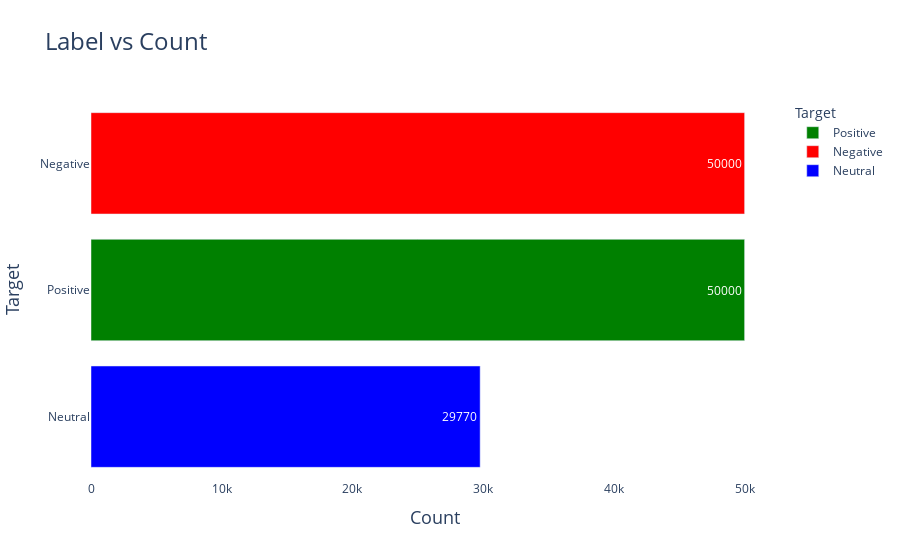

The notebook cell saved with this chart:
### Code cell
# Calculate the distribution of the 'target' column and reset the index to create a DataFrame
vc = df['target'].value_counts().reset_index()
vc.columns = ['target', 'count']  # Rename the columns for clarity

# Create a horizontal bar plot using Plotly to visualize the distribution
fig = px.bar(
    vc,
    x='count',  # Set the x-axis to represent the count of each target label
    y='target',  # Set the y-axis to represent the target labels
    orientation='h',  # Specify a horizontal orientation for the bar chart
    title='Label vs Count',  # Title of the plot
    labels={'count': 'Count', 'target': 'Target'},  # Labels for the axes
    text='count',  # Display the count value on each bar
    color='target',  # Color the bars based on the target label
    color_discrete_map={'Positive': 'green', 'Negative': 'red', 'Neutral': 'blue'}  # Assign specific colors to each target label
)

# Update the layout of the plot for enhanced readability
fig.update_layout(
    title_font_size=24,  # Set the font size for the plot title
    xaxis_title_font_size=18,  # Set the font size for the x-axis title
    yaxis_title_font_size=18,  # Set the font size for the y-axis title
    yaxis={'categoryorder': 'total ascending'},  # Order the y-axis categories by count in ascending order
    bargap=0.2,  # Set the gap between bars
    plot_bgcolor='rgba(0,0,0,0)'  # Set the plot background color to transparent
)

# Display the finalized plot
fig.show()

### Figure 1 — Plotly figure (JSON) as saved in the notebook; plotly's stock layout.template omitted (floating-point values rounded to 4 significant figures)
{"data": [{"alignmentgroup": "True", "hovertemplate": "Target=%{y}<br>Count=%{text}<extra></extra>", "legendgroup": "Positive", "marker": {"color": "green", "pattern": {"shape": ""}}, "name": "Positive", "offsetgroup": "Positive", "orientation": "h", "showlegend": true, "text": [50000], "textposition": "auto", "type": "bar", "x": [50000], "xaxis": "x", "y": ["Positive"], "yaxis": "y"}, {"alignmentgroup": "True", "hovertemplate": "Target=%{y}<br>Count=%{text}<extra></extra>", "legendgroup": "Negative", "marker": {"color": "red", "pattern": {"shape": ""}}, "name": "Negative", "offsetgroup": "Negative", "orientation": "h", "showlegend": true, "text": [50000], "textposition": "auto", "type": "bar", "x": [50000], "xaxis": "x", "y": ["Negative"], "yaxis": "y"}, {"alignmentgroup": "True", "hovertemplate": "Target=%{y}<br>Count=%{text}<extra></extra>", "legendgroup": "Neutral", "marker": {"color": "blue", "pattern": {"shape": ""}}, "name": "Neutral", "offsetgroup": "Neutral", "orientation": "h", "showlegend": true, "text": [29770], "textposition": "auto", "type": "bar", "x": [29770], "xaxis": "x", "y": ["Neutral"], "yaxis": "y"}], "layout": {"bargap": 0.2, "barmode": "relative", "legend": {"title": {"text": "Target"}, "tracegroupgap": 0}, "plot_bgcolor": "rgba(0,0,0,0)", "title": {"font": {"size": 24}, "text": "Label vs Count"}, "xaxis": {"anchor": "y", "domain": [0, 1], "title": {"font": {"size": 18}, "text": "Count"}}, "yaxis": {"anchor": "x", "categoryarray": ["Neutral", "Negative", "Positive"], "categoryorder": "total ascending", "domain": [0, 1], "title": {"font": {"size": 18}, "text": "Target"}}}}
